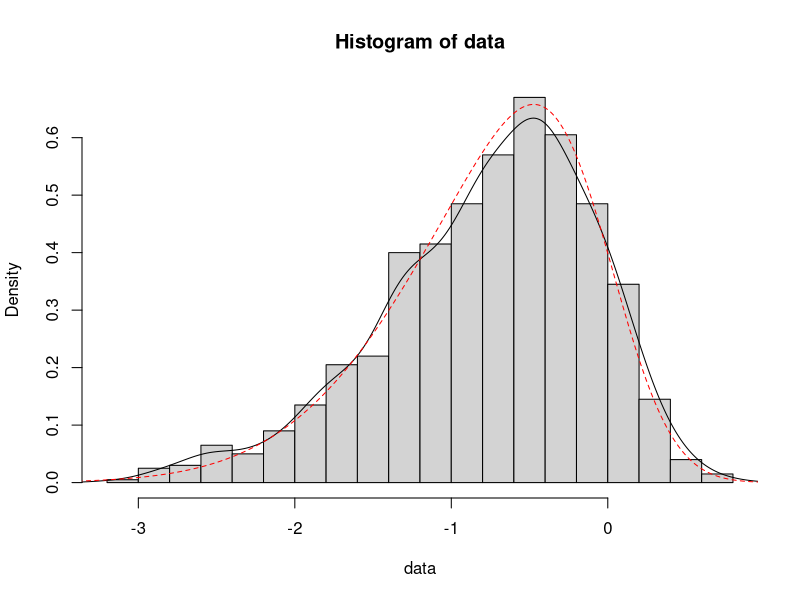
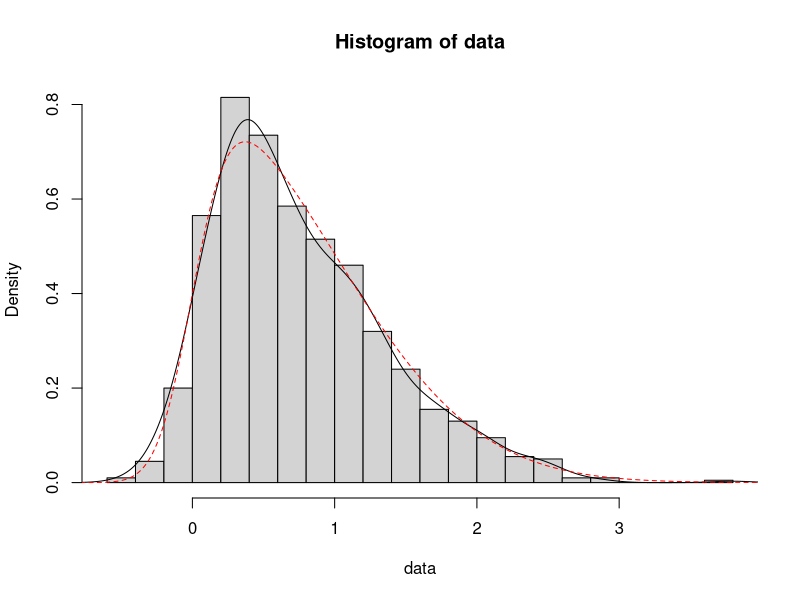

These charts were generated, in order, by the following R code:
## ---- chunk 1
x = seq(-20, 20, by=0.01)
location = 0
scale = 1
skewness = -3

library(sn, quietly = TRUE, warn.conflicts = FALSE)

set.seed(1234)
data = rsn(1000, xi = location, omega = scale, alpha = skewness)
hist(data, breaks = 20, probability = TRUE)
lines(density(data))

y = dsn(x, xi = location, omega = scale, alpha = skewness)
lines(x,y, lty=2, col="red")
## ---- chunk 2
location = 0
scale = 1
skewness = 5

set.seed(4321)

data = rsn(1000, xi = location, omega = scale, alpha = skewness)
hist(data, breaks = 20, probability = TRUE)
lines(density(data))

y = dsn(x, xi = location, omega = scale, alpha = skewness)
lines(x,y, lty=2, col="red")
